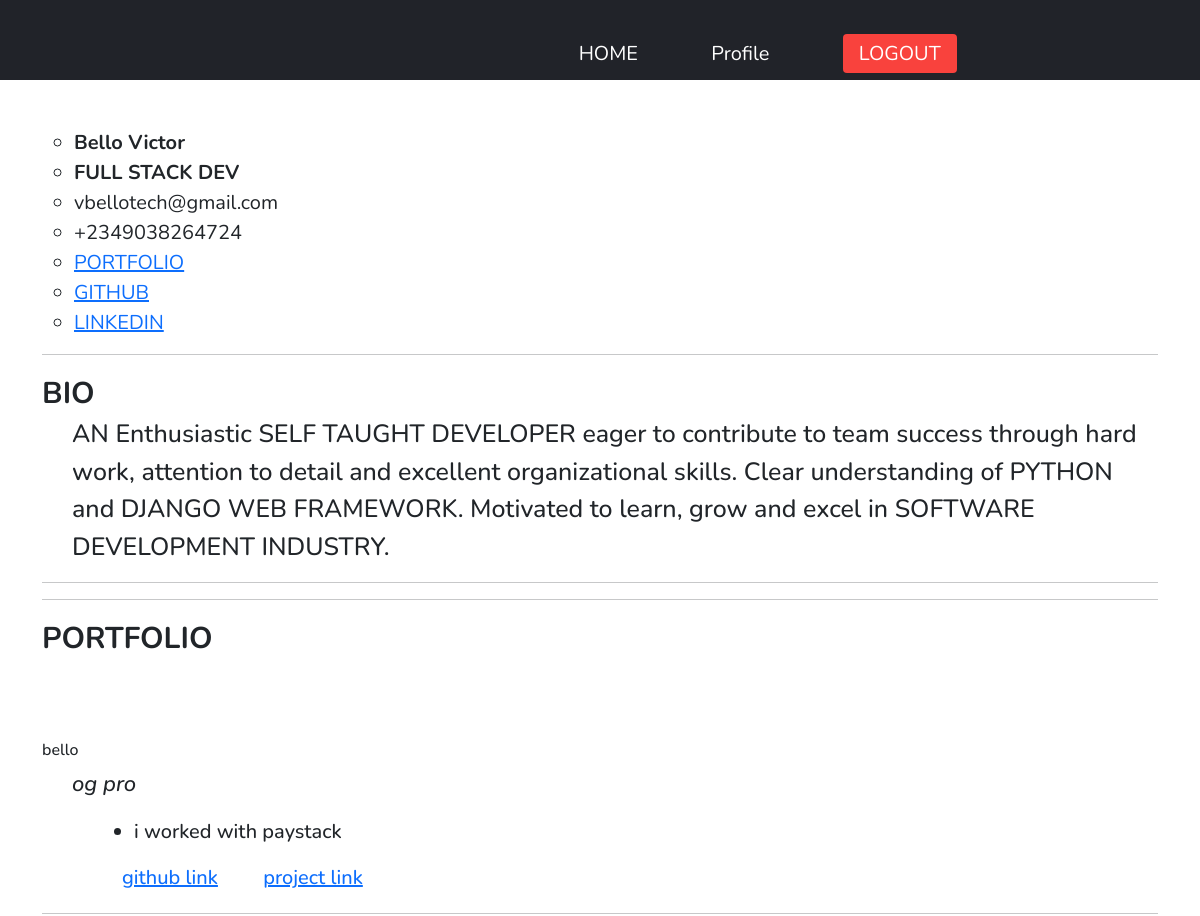
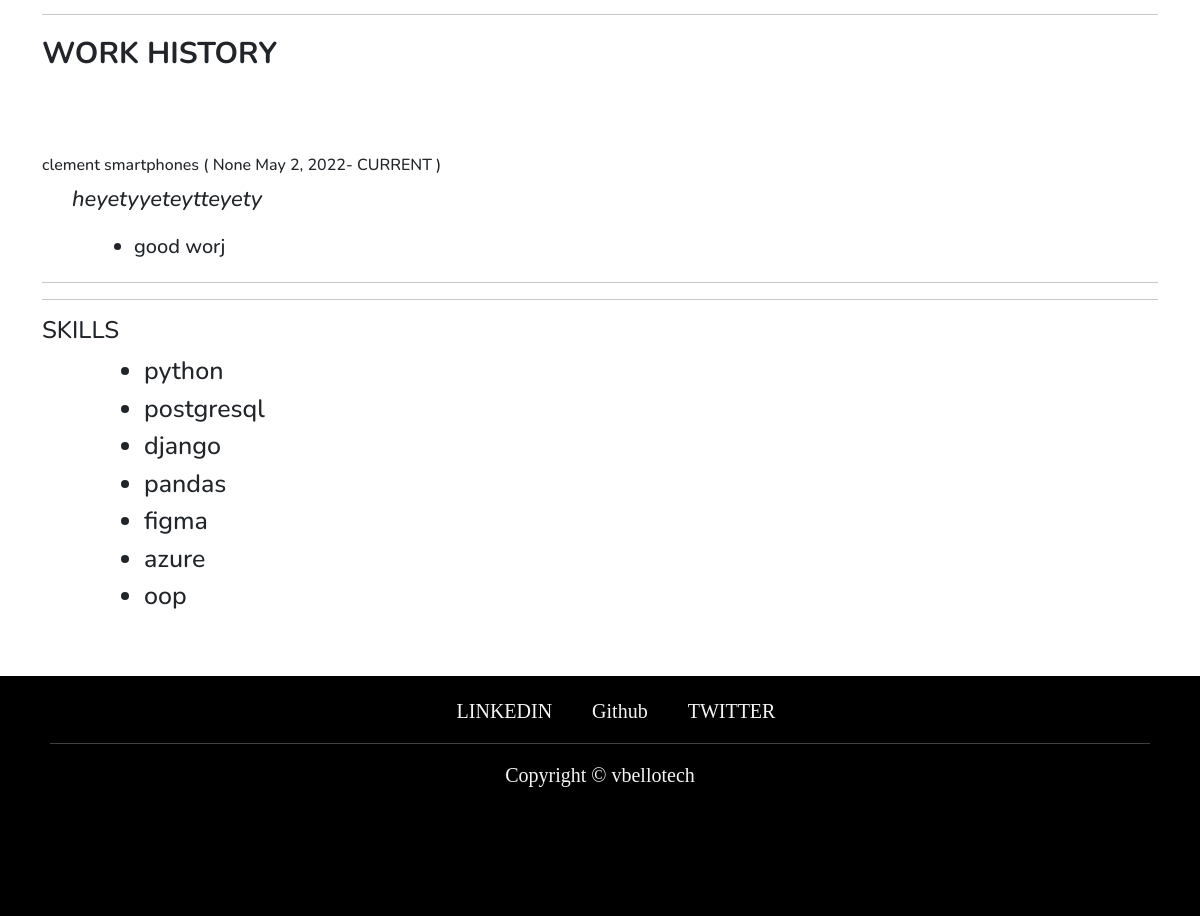
/resume/vbelloresume/FULL STACK DEV/6qgkaqxovaxomtql0g7k/ (signed in), run on the app's committed database (2 pictures, top to bottom).
### resume/models.py (models this page shows, shortened)
class Resume(models.Model):
    user = models.ForeignKey('auth.user', on_delete=models.CASCADE)
    name = models.CharField(max_length=60)
    resume_link = models.URLField(blank=True, null=True)
    skills = models.ManyToManyField("Tech", related_name="techskill", blank=True)
    slug = models.SlugField(default=create_code())

class Userprofile(models.Model):
    user = models.OneToOneField('auth.user', on_delete=models.CASCADE)
    phone = PhoneNumberField(blank=True, null=True)
    bio = models.TextField(blank=True, null=True)
    portfolio = models.URLField(blank=True, null=True)
    github = models.URLField(blank=True, null=True)
    linkedin = models.URLField(blank=True, null=True)
    has_profile = models.BooleanField(default=False, blank=True, null=True)
    created_date = models.DateTimeField(default=timezone.now)

class Project(models.Model):
    user = models.ForeignKey('auth.user', on_delete=models.CASCADE)
    resume = models.ForeignKey('Resume', related_name="resume", null=True, on_delete=models.CASCADE)
    name = models.CharField(max_length=60)
    description = models.CharField(max_length=250, blank=False, null=False)
    github = models.URLField(blank=True, null=True)
    link = models.URLField(blank=True, null=True)
    date_added = models.DateTimeField(default=timezone.now)

class Experience(models.Model):
    project = models.ForeignKey('Project', related_name="project", on_delete=models.CASCADE)
    user = models.ForeignKey('auth.user', related_name="experience_gainer", on_delete=models.CASCADE)
    body = models.CharField(max_length=500, blank=False, null=False)
    date_added = models.DateTimeField(auto_now_add=True)

class Work(models.Model):
    user = models.ForeignKey('auth.user', on_delete=models.CASCADE)
    resume = models.ForeignKey('Resume', related_name="resume_work", null=True, on_delete=models.CASCADE)
    company_name = models.CharField(max_length=300)
    role = models.CharField(max_length=300, blank=True, null=True)
    company_description = models.CharField(max_length=250, blank=False, null=False)
    start_date = models.DateField()
    end_date = models.DateField(blank=True, null=True)

class Responsibility(models.Model):
    work = models.ForeignKey('Work', related_name="work", on_delete=models.CASCADE)
    user = models.ForeignKey('auth.user', related_name="responsibilty_owner", on_delete=models.CASCADE)
    body = models.CharField(max_length=500, blank=False, null=False)
    date_added = models.DateTimeField(auto_now_add=True)

class Tech(models.Model):
    name = models.CharField(max_length=150, unique=True)
    type = models.CharField(max_length=200, choices=Type_chioce, blank=True, null=True)

### resume/views.py (the view)
# urls.py: path('resume/<str:user>/<str:name>/<str:slug>/', ResumeView.as_view(), name="resume"),
class ResumeView(View, LoginRequiredMixin):
    def get(self, request, user, name, slug,  *args, **kwargs):
        resume = Resume.objects.get(slug=slug, name=name)
        mainuser = User.objects.get(username=resume.user.username)
        userprofile = Userprofile.objects.get(user=resume.user)
        project = Project.objects.filter(resume=resume)
        work = Work.objects.filter(resume=resume)
        education = Education.objects.filter(user=request.user, resume=resume)
        context =  {
            'user':mainuser,
            'userp':userprofile,
            'resume':resume,
            'projects':project,
            'works':work,
            'education':education,
        }
        return render (self.request, 'resume/resumeview.html', context)

### templates/resume/resumeview.html (shortened to what this page needs)
{% extends 'base.html' %}
{% load static %}
{% block content %}
<br><br>
<div class="container">
        <div class="developer">
            <ul>
                <li class="dev"><b>{{ user.last_name }} {{ user.first_name }}</b></li>
                <li class="dev"><b>{{ resume.name }}</b></li>
                <li>{{ user.email }} </li>
                <li>{{ userp.phone }}</li>
                <li><a href="{{ userp.portfolio }}">PORTFOLIO</a></li>
                <li><a href="{{ userp.github }}">GITHUB </a></li>
                <li><a href="{{ userp.linkedin }}">LINKEDIN</a></li>
            </ul>
        </div>
<hr>
        <div class="resume">
            <span>BIO</span>
            <p>
                  {{ userp.bio|linebreaksbr	}}
            </p>
        </div>
<hr>
<hr>
    {% if projects %}
        <span class="topic">PORTFOLIO</span>
        {% for project in projects %}
        <div class="portfolio">
           <h1>{{ project.name }}</h1>
           <p>
                <em>{{ project.description|linebreaksbr	}}</em>
            </p>
            <ul>
                {% for item in project.project.all %}
                <li>{{ item.body }}</li>
                {% endfor%}
            </ul>
            <div class="pr_li">
                <a href="{{ project.github }}">github link</a>
                {% if project.link %}
                <a href="{{ project.link }}">project link</a>
                {% endif %}
            </div>
        </div>
        <hr>
        {% endfor %}
    {% endif %}
<hr>
    {% if works %}
        <span class="topic">WORK HISTORY</span>
        {% for work in works %}
        <div class="portfolio">
            {% if work.end_date %}
            <h1>{{ work.company_name }} ( {{ work.role }} {{ work.start_date }}-{{ work.end_date }} )</h1>
            {% else %}
            <h1>{{ work.company_name }} ( {{ work.role }} {{ work.start_date }}- CURRENT )</h1>
            {% endif %}
            <p>
                <em>{{ work.company_description|linebreaksbr	}}</em>
            </p>
            <ul>
                {% for item in work.work.all %}
                <li>{{ item.body }}</li>
                {% endfor%}
            </ul>
        </div>
        <hr>
        {% endfor %}
    {% endif %}
<hr>
        <div class="tech">
             <h4>SKILLS </h4>
                <ul>
                    {% for item in resume.skills.all %}
                    <li>{{ item.name }}</li>
                    {% endfor %}
                </ul>
        </div>
    </div>
{% endblock content %}

### templates/base.html (style rules this page uses)
:root { --darkgray: #212329; --brightred: #f9423d; --white: #fff; --lightred: #f9433dcc; }
* { box-sizing: border-box; margin: 0; padding: 0; font-family: "Nunito", sans-serif; }
h1 { text-align: center; align-items: center; margin-top: 80px; font-size: 1em; }
.developer { font-size: 20px; }
.developer ul li { list-style: circle; }
.resume span { font-size: 30px; font-weight: 700; }
.topic { font-size: 30px; font-weight: 700; }
.resume p { font-size: 25px; font-weight: 500; margin-left: 30px; }
.portfolio { margin: 20px 0; }
.portfolio h1 { text-align: left; }
.portfolio p { text-align: left; font-size: 22px; font-weight: 500; margin-left: 30px; }
.portfolio ul { text-align: left; font-size: 20px; font-weight: 500; margin-left: 60px; }
.portfolio .pr_li { text-align: left; font-size: 20px; font-weight: 500; margin-left: 80px; }
.portfolio .pr_li a { margin-right: 40px; }
.tech ul { text-align: left; font-size: 25px; font-weight: 500; margin-left: 70px; }

### data on the page
Resume: name "FULL STACK DEV"
Userprofile: phone "+2349038264724", bio "AN Enthusiastic SELF TAUGHT DEVELOPER eager to contribute to team success through hard work, attention to detail and excellent organizational skills. Clear understanding of PYTHON and DJANGO WEB FRAMEWORK. Motivated to learn, grow and excel in SOFTWARE DEVELOPMENT INDUSTRY."
Project: name "bello", description "og pro"
Experience: body "i worked with paystack"
Work: company_name "clement smartphones", role "None", start_date "May 2, 2022", company_description "heyetyyeteytteyety"
Responsibility: body "good worj"
Tech: name "python"
Tech: name "postgresql"
Tech: name "django"
Tech: name "pandas"
Tech: name "figma"
Tech: name "azure"
Tech: name "oop"

### other printed values
{{ user.last_name }} "Bello"
{{ user.first_name }} "Victor"
{{ user.email }} "vbellotech@gmail.com"
